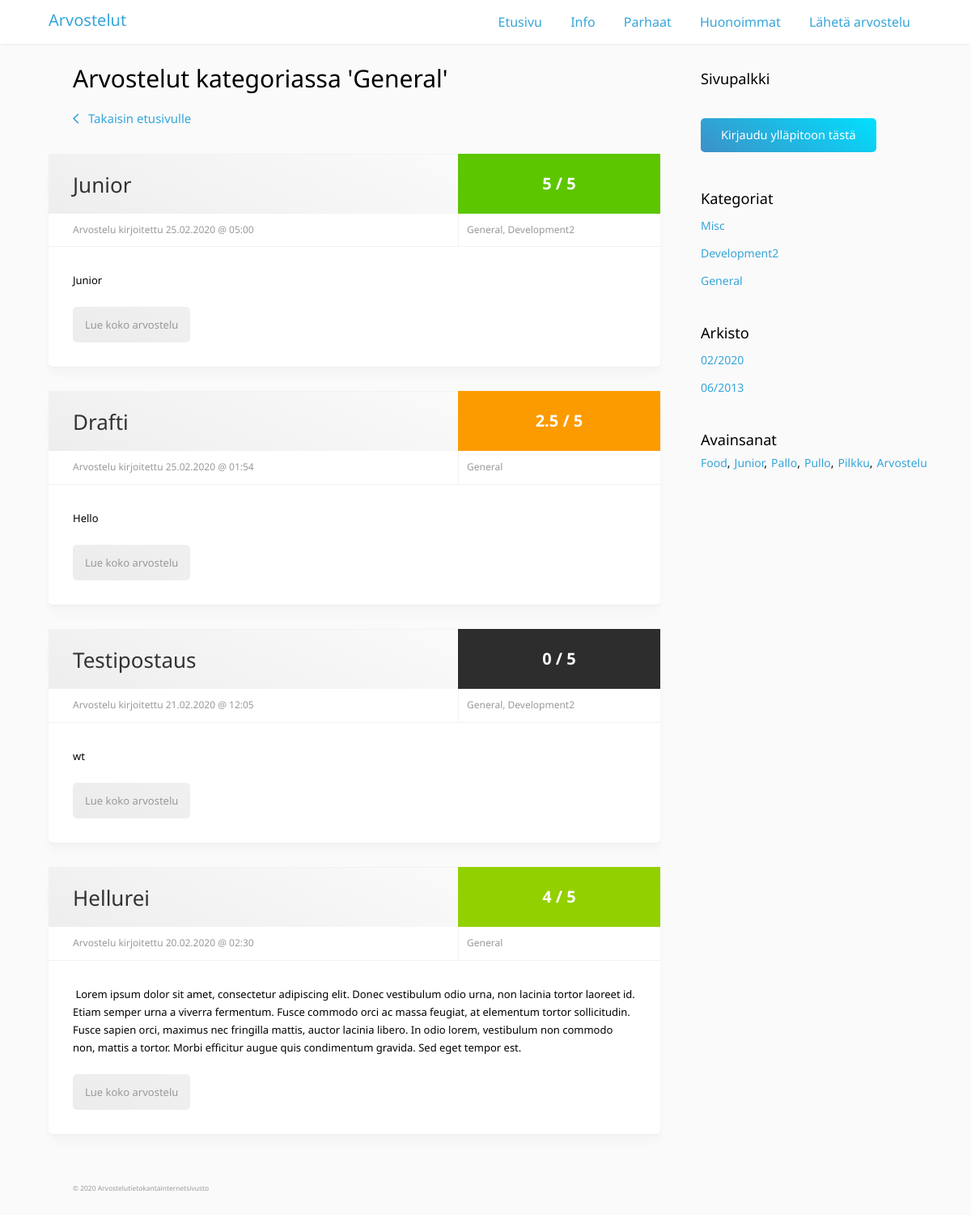
The page /category.php?id=general on the database its author committed.
### tables this page shows
CREATE TABLE `cats` (
  `catID` int(11) UNSIGNED NOT NULL,
  `catTitle` varchar(255) DEFAULT NULL,
  `catSlug` varchar(255) DEFAULT NULL
);

CREATE TABLE `posts` (
  `postID` int(11) UNSIGNED NOT NULL,
  `postTitle` varchar(255) DEFAULT NULL,
  `postSlug` varchar(255) NOT NULL,
  `postDesc` text,
  `postCont` text,
  `postDate` datetime DEFAULT NULL,
  `postRate` double NOT NULL,
  `postTags` varchar(255) DEFAULT NULL,
  `postStatus` int(1) NOT NULL,
  `postAuthor` varchar(30) DEFAULT NULL
);

### includes/config.php (called while the page is built, shortened)
<?php
spl_autoload_register(function ($class) {
   $class = strtolower($class);
   $classpath = 'classes/class.'.$class . '.php';
   $classpath = '../classes/class.'.$class . '.php';
   $classpath = '../../classes/class.'.$class . '.php';
});
?>

### classes/class.paginator.php (called while the page is built, shortened)
<?php
class Paginator{
	private $_perPage;
	private $_instance;
	private $_page;
	public function __construct($perPage, $instance, $customCSS = ''){
		$this->_instance = $instance;
		$this->_perPage = $perPage;
	}
	public function get_start(){
		return ($this->_page * $this->_perPage) - $this->_perPage;
	}
	private function set_instance(){
		$this->_page = (int) (!isset($_GET[$this->_instance]) ? 1 : $_GET[$this->_instance]);
		$this->_page = ($this->_page == 0 ? 1 : $this->_page < 0 ? 1 : $this->_page);
	}
	public function get_limit(){
        	return "LIMIT ".$this->get_start().",$this->_perPage";
        }
}

### category.php (the view, shortened to what this page needs)
<?php require('includes/config.php');
$stmt = $db->prepare('SELECT catID,catTitle FROM cats WHERE catSlug = :catSlug');
$stmt->execute(array(':catSlug' => $_GET['id']));
$row = $stmt->fetch();
?>
<!DOCTYPE html>
<html lang="fi">
<head>
    <?php require('includes/head-meta.php'); ?>
</head>
<body>
    <?php require('includes/header-nav.php'); ?>
    <div id="wrapper" class="innercontainer flex">
        <main>
            <div id="page-info" class="innermargin">
                <h2>Arvostelut kategoriassa '<?php echo $row['catTitle']; ?>'</h2>
                <p class="back-to"><a href="./">
					<i class="material-icons">arrow_back_ios</i> Takaisin etusivulle</a></p>
            </div>
            <?php
            try {
                $pages = new Paginator('5', 'p');
                $stmt = $db->prepare('SELECT posts.postID FROM posts, cat_cats WHERE postStatus=1 and posts.postID = cat_cats.postID AND cat_cats.catID = :catID');
                $stmt->execute(array(':catID' => $row['catID']));
                $pages->set_total($stmt->rowCount());
                if ($stmt->rowCount() == 0) {
                    echo "<span class='error innermargin'>Ei arvosteluja. Kuinka mälsää.</span>";
                } else {
                    $stmt = $db->prepare('
                SELECT
                    posts.postID, posts.postTitle, posts.postSlug, posts.postDesc, posts.postTags, posts.postDate, posts.postRate, posts.postStatus
                FROM
                    posts,
                    cat_cats
                WHERE
                     posts.postID = cat_cats.postID
                     AND cat_cats.catID = :catID
                     AND postStatus=1
                ORDER BY
                    postID DESC
                ' . $pages->get_limit());
                    $stmt->execute(array(':catID' => $row['catID']));
                    while ($row = $stmt->fetch()) {
                        echo '<article class="review">';
                        echo '<div class="head flex">';
                        echo '<div class="head-title"><h3><a href="' . $row['postSlug'] . '">' . $row['postTitle'] . '</a></h3></div>';
                        echo '<div class="rating rate-' . str_replace(".", "", $row['postRate']) . '"><h4>' . $row['postRate'] . ' / 5</h4></div>';
                        echo '</div>';
                        echo '<div class="meta flex">';
                        echo '<div class="meta-column">';
                        echo '<span class="time">Arvostelu kirjoitettu ' . date('d.m.Y @ h:i', strtotime($row['postDate'])) . '';
                        echo '</span></div>';
                        $stmt2 = $db->prepare('SELECT catTitle, catSlug FROM cats, cat_cats WHERE cats.catID = cat_cats.catID AND cat_cats.postID = :postID');
                        $stmt2->execute(array(':postID' => $row['postID']));
                        $catRow = $stmt2->fetchAll(PDO::FETCH_ASSOC);
                        $links = array();
                        echo '<div class="meta-column categories">';
                        foreach ($catRow as $cat) {
                            $links[] = "<a href='c-" . $cat['catSlug'] . "'>" . $cat['catTitle'] . "</a>";
                        }
                        echo implode(", ", $links);
                        echo '</div>';
                        echo '</div>';
                        echo '<div class="contentmargin">';
                        echo '<div class="description">' . $row['postDesc'] . '</div>';
                        echo '<div class="open-article"><a href="' . $row['postSlug'] . '">Lue koko arvostelu</a></div>';
                        echo '</div>';
                        echo '</article>';
                    }
                }
            } catch (PDOException $e) {
                echo $e->getMessage();
            }
            ?>
        </main>
        <?php require('includes/sidebar.php'); ?>
    </div>
    <?php require('includes/footer.php'); ?>
</body>
</html>

### includes/sidebar.php
<aside>
    <div class="innermargin">
        <h3>Sivupalkki</h3>
        <p><a class="button" href="admin/">Kirjaudu ylläpitoon tästä</a></p>
        <div class="row">
        <h3>Kategoriat</h3>
        <ul>
            <?php
            $stmt = $db->query('SELECT catTitle, catSlug FROM cats ORDER BY catID DESC');
            while ($row = $stmt->fetch()) {
                echo '<li><a href="c-' . $row['catSlug'] . '">' . $row['catTitle'] . '</a></li>';
            }
            ?>
        </ul>
        </div>
        <div class="row">
        <h3>Arkisto</h3>
        <ul>
            <?php
            $stmt = $db->query("SELECT Month(postDate) as Month, Year(postDate) as Year FROM posts GROUP BY Month(postDate), Year(postDate) ORDER BY postDate DESC");
            while ($row = $stmt->fetch()) {
                $monthName = date("m", mktime(0, 0, 0, $row['Month'], 10));
                $year = $row['Year'];
                $slug = 'a-' . $row['Month'] . '-' . $row['Year'];
                echo "<li><a href='$slug'>$monthName/$year</a></li>";
            }
            ?>
        </ul>
        </div>
        <div class="row tags">
        <h3>Avainsanat</h3>
        <ul>
            <?php
            $tagsArray = [];
            $stmt = $db->query('select distinct LOWER(postTags) as postTags from posts where postTags != "" group by postTags');
            while ($row = $stmt->fetch()) {
                $parts = explode(',', $row['postTags']);
                foreach ($parts as $tag) {
                    $tagsArray[] = $tag;
                }
            }
            $finalTags = array_unique($tagsArray);
            foreach ($finalTags as $tag) {
                echo "<li><a href='t-" . $tag . "'>" . ucwords($tag) . "</a></li>";
            }
            ?>
        </ul>
        </div>
    </div>
</aside>

### rows shown on the page
cats: catTitle "General"
posts: postTitle "Junior", postRate "5", postDate "25.02.2020 @ 05:00", cats.catTitle "General Development2", links ",", postDesc "Junior"
posts: postTitle "Drafti", postRate "2.5", postDate "25.02.2020 @ 01:54", postDesc "Hello"
posts: postTitle "Testipostaus", postRate "0", postDate "21.02.2020 @ 12:05", links ",", postDesc "wt"
cats: catTitle "Development2"
posts: postTitle "Hellurei", postRate "4", postDate "20.02.2020 @ 02:30", postDesc "Lorem ipsum dolor sit amet, consectetur adipiscing elit. Donec vestibulum odio urna, non lacinia tortor laoreet id. Etiam semper urna a viverra fermentum. Fusce commodo orci ac massa feugiat, at elementum tortor sollicitudin. Fusce sapien orci, maximus nec fringilla mattis, auctor lacinia libero. In odio lorem, vestibulum non commodo non, mattis a tortor. Morbi efficitur augue quis condimentum gravida. Sed eget tempor est."
cats: catTitle "Misc"

### other values the page prints
$monthName "02"
$year "2020"
$monthName "06"
$year "2013"
$tag "Food"
$tag "Junior"
$tag "Pallo"
$tag "Pullo"
$tag "Pilkku"
$tag "Arvostelu"
